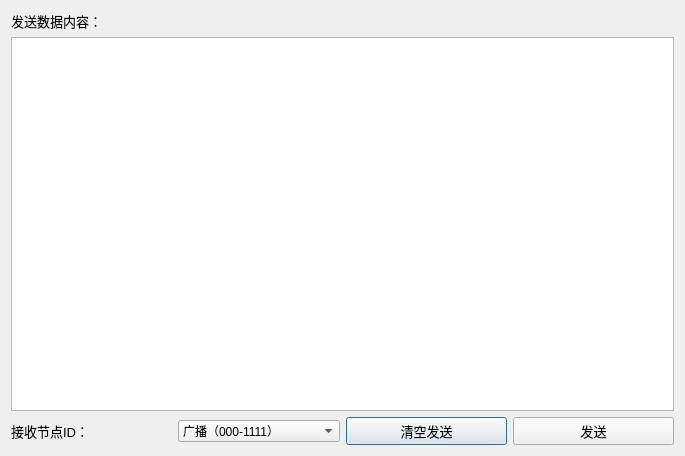
<?xml version="1.0" encoding="UTF-8"?>
<ui version="4.0">
 <class>SendData</class>
 <widget class="QDialog" name="SendData">
  <property name="geometry">
   <rect>
    <x>0</x>
    <y>0</y>
    <width>685</width>
    <height>456</height>
   </rect>
  </property>
  <property name="windowTitle">
   <string>发送数据</string>
  </property>
  <layout class="QVBoxLayout" name="verticalLayout_2">
   <item>
    <layout class="QVBoxLayout" name="verticalLayout">
     <item>
      <widget class="QLabel" name="label">
       <property name="font">
        <font>
         <pointsize>10</pointsize>
        </font>
       </property>
       <property name="text">
        <string>发送数据内容：</string>
       </property>
      </widget>
     </item>
     <item>
      <widget class="QTextEdit" name="textEdit_senddata"/>
     </item>
     <item>
      <layout class="QHBoxLayout" name="horizontalLayout">
       <item>
        <widget class="QLabel" name="label_7">
         <property name="font">
          <font>
           <pointsize>10</pointsize>
          </font>
         </property>
         <property name="text">
          <string>接收节点ID：</string>
         </property>
        </widget>
       </item>
       <item>
        <widget class="QComboBox" name="nodeID_comboBox">
         <item>
          <property name="text">
           <string>广播（000-1111）</string>
          </property>
         </item>
         <item>
          <property name="text">
           <string>MX（000-0000）</string>
          </property>
         </item>
         <item>
          <property name="text">
           <string>GZ1（001-0000）</string>
          </property>
         </item>
         <item>
          <property name="text">
           <string>GZ2（001-0001）</string>
          </property>
         </item>
         <item>
          <property name="text">
           <string>BY1（010-0000）</string>
          </property>
         </item>
         <item>
          <property name="text">
           <string>BY2（010-0001）</string>
          </property>
         </item>
         <item>
          <property name="text">
           <string>BY3（010-0010）</string>
          </property>
         </item>
         <item>
          <property name="text">
           <string>BY4（010-0011）</string>
          </property>
         </item>
         <item>
          <property name="text">
           <string>BY5（010-0100）</string>
          </property>
         </item>
         <item>
          <property name="text">
           <string>BY6（010-0101）</string>
          </property>
         </item>
         <item>
          <property name="text">
           <string>ZJ0（011-0000）</string>
          </property>
         </item>
         <item>
          <property name="text">
           <string>ZJ1（011-0001）</string>
          </property>
         </item>
         <item>
          <property name="text">
           <string>ZJ2（011-0010）</string>
          </property>
         </item>
         <item>
          <property name="text">
           <string>ZJ3（011-0011）</string>
          </property>
         </item>
        </widget>
       </item>
       <item>
        <widget class="QPushButton" name="pushButton_clear">
         <property name="font">
          <font>
           <pointsize>10</pointsize>
          </font>
         </property>
         <property name="text">
          <string>清空发送</string>
         </property>
        </widget>
       </item>
       <item>
        <widget class="QPushButton" name="pushButton_senddata">
         <property name="font">
          <font>
           <pointsize>10</pointsize>
          </font>
         </property>
         <property name="text">
          <string>发送</string>
         </property>
        </widget>
       </item>
      </layout>
     </item>
    </layout>
   </item>
  </layout>
 </widget>
 <resources/>
 <connections/>
</ui>
